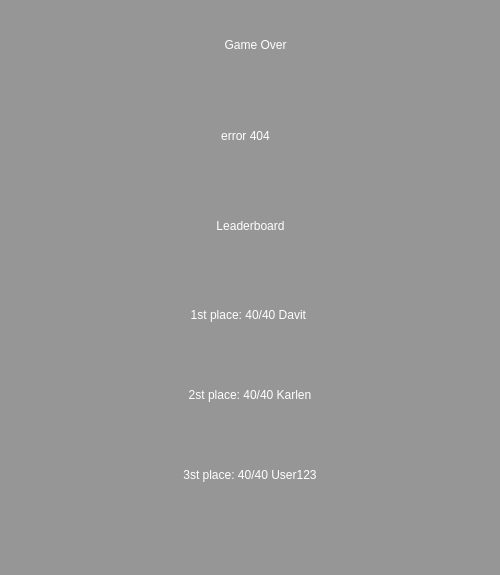
<?xml version="1.0" encoding="UTF-8"?>
<ui version="4.0">
 <class>Form</class>
 <widget class="QWidget" name="Form">
  <property name="geometry">
   <rect>
    <x>0</x>
    <y>0</y>
    <width>500</width>
    <height>575</height>
   </rect>
  </property>
  <property name="minimumSize">
   <size>
    <width>500</width>
    <height>575</height>
   </size>
  </property>
  <property name="maximumSize">
   <size>
    <width>500</width>
    <height>575</height>
   </size>
  </property>
  <property name="windowTitle">
   <string>Form</string>
  </property>
  <property name="styleSheet">
   <string notr="true">background-color: rgb(150, 150, 150);</string>
  </property>
  <widget class="QLabel" name="label_2">
   <property name="geometry">
    <rect>
     <x>10</x>
     <y>270</y>
     <width>480</width>
     <height>90</height>
    </rect>
   </property>
   <property name="styleSheet">
    <string notr="true">font: 20pt &quot;MS Shell Dlg 2&quot;;
color: rgb(255, 255, 255);</string>
   </property>
   <property name="text">
    <string>1st place: 40/40 Davit </string>
   </property>
   <property name="alignment">
    <set>Qt::AlignCenter</set>
   </property>
  </widget>
  <widget class="QLabel" name="label_3">
   <property name="geometry">
    <rect>
     <x>10</x>
     <y>90</y>
     <width>471</width>
     <height>91</height>
    </rect>
   </property>
   <property name="styleSheet">
    <string notr="true">font: 20pt &quot;MS Shell Dlg 2&quot;;
color: rgb(255, 255, 255);</string>
   </property>
   <property name="text">
    <string>error 404</string>
   </property>
   <property name="alignment">
    <set>Qt::AlignCenter</set>
   </property>
  </widget>
  <widget class="QLabel" name="label_4">
   <property name="geometry">
    <rect>
     <x>10</x>
     <y>0</y>
     <width>491</width>
     <height>91</height>
    </rect>
   </property>
   <property name="styleSheet">
    <string notr="true">font: 20pt &quot;MS Shell Dlg 2&quot;;
color: rgb(255, 255, 255);</string>
   </property>
   <property name="text">
    <string>Game Over</string>
   </property>
   <property name="textFormat">
    <enum>Qt::RichText</enum>
   </property>
   <property name="alignment">
    <set>Qt::AlignCenter</set>
   </property>
  </widget>
  <widget class="QLabel" name="label_5">
   <property name="geometry">
    <rect>
     <x>10</x>
     <y>180</y>
     <width>481</width>
     <height>91</height>
    </rect>
   </property>
   <property name="styleSheet">
    <string notr="true">font: 20pt &quot;MS Shell Dlg 2&quot;;
color: rgb(255, 255, 255);</string>
   </property>
   <property name="text">
    <string>Leaderboard</string>
   </property>
   <property name="alignment">
    <set>Qt::AlignCenter</set>
   </property>
  </widget>
  <widget class="QLabel" name="label_6">
   <property name="geometry">
    <rect>
     <x>10</x>
     <y>350</y>
     <width>480</width>
     <height>90</height>
    </rect>
   </property>
   <property name="styleSheet">
    <string notr="true">font: 20pt &quot;MS Shell Dlg 2&quot;;
color: rgb(255, 255, 255);</string>
   </property>
   <property name="text">
    <string>2st place: 40/40 Karlen</string>
   </property>
   <property name="alignment">
    <set>Qt::AlignCenter</set>
   </property>
  </widget>
  <widget class="QLabel" name="label_7">
   <property name="geometry">
    <rect>
     <x>10</x>
     <y>430</y>
     <width>480</width>
     <height>90</height>
    </rect>
   </property>
   <property name="styleSheet">
    <string notr="true">font: 20pt &quot;MS Shell Dlg 2&quot;;
color: rgb(255, 255, 255);</string>
   </property>
   <property name="text">
    <string>3st place: 40/40 User123</string>
   </property>
   <property name="alignment">
    <set>Qt::AlignCenter</set>
   </property>
  </widget>
 </widget>
 <resources/>
 <connections/>
</ui>
